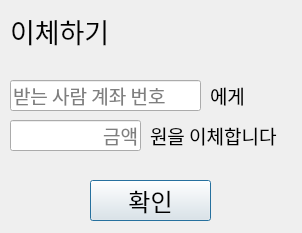
<?xml version="1.0" encoding="UTF-8"?>
<ui version="4.0">
 <class>Dialog</class>
 <widget class="QDialog" name="Dialog">
  <property name="geometry">
   <rect>
    <x>0</x>
    <y>0</y>
    <width>302</width>
    <height>233</height>
   </rect>
  </property>
  <property name="windowTitle">
   <string>Cocoa Bank Transfer</string>
  </property>
  <widget class="QLineEdit" name="txt_account">
   <property name="geometry">
    <rect>
     <x>10</x>
     <y>80</y>
     <width>191</width>
     <height>31</height>
    </rect>
   </property>
   <property name="font">
    <font>
     <family>Malgun Gothic</family>
     <pointsize>14</pointsize>
    </font>
   </property>
   <property name="inputMask">
    <string/>
   </property>
   <property name="text">
    <string/>
   </property>
   <property name="maxLength">
    <number>32767</number>
   </property>
   <property name="placeholderText">
    <string>받는 사람 계좌 번호</string>
   </property>
  </widget>
  <widget class="QLabel" name="label_title_2">
   <property name="geometry">
    <rect>
     <x>210</x>
     <y>80</y>
     <width>51</width>
     <height>31</height>
    </rect>
   </property>
   <property name="font">
    <font>
     <family>Malgun Gothic</family>
     <pointsize>14</pointsize>
    </font>
   </property>
   <property name="text">
    <string>에게 </string>
   </property>
   <property name="alignment">
    <set>Qt::AlignLeading|Qt::AlignLeft|Qt::AlignVCenter</set>
   </property>
  </widget>
  <widget class="QLabel" name="label_title_3">
   <property name="geometry">
    <rect>
     <x>150</x>
     <y>120</y>
     <width>151</width>
     <height>31</height>
    </rect>
   </property>
   <property name="font">
    <font>
     <family>Malgun Gothic</family>
     <pointsize>14</pointsize>
    </font>
   </property>
   <property name="text">
    <string>원을 이체합니다</string>
   </property>
   <property name="alignment">
    <set>Qt::AlignLeading|Qt::AlignLeft|Qt::AlignVCenter</set>
   </property>
  </widget>
  <widget class="QLineEdit" name="txt_amount">
   <property name="geometry">
    <rect>
     <x>10</x>
     <y>120</y>
     <width>131</width>
     <height>31</height>
    </rect>
   </property>
   <property name="font">
    <font>
     <family>Malgun Gothic</family>
     <pointsize>14</pointsize>
    </font>
   </property>
   <property name="inputMask">
    <string/>
   </property>
   <property name="text">
    <string/>
   </property>
   <property name="maxLength">
    <number>32767</number>
   </property>
   <property name="echoMode">
    <enum>QLineEdit::Normal</enum>
   </property>
   <property name="alignment">
    <set>Qt::AlignRight|Qt::AlignTrailing|Qt::AlignVCenter</set>
   </property>
   <property name="placeholderText">
    <string>금액</string>
   </property>
  </widget>
  <widget class="QPushButton" name="btn_transfer">
   <property name="geometry">
    <rect>
     <x>90</x>
     <y>180</y>
     <width>121</width>
     <height>41</height>
    </rect>
   </property>
   <property name="font">
    <font>
     <family>Malgun Gothic</family>
     <pointsize>18</pointsize>
    </font>
   </property>
   <property name="text">
    <string>확인</string>
   </property>
  </widget>
  <widget class="QLabel" name="label_title">
   <property name="geometry">
    <rect>
     <x>10</x>
     <y>10</y>
     <width>151</width>
     <height>41</height>
    </rect>
   </property>
   <property name="font">
    <font>
     <family>Malgun Gothic</family>
     <pointsize>20</pointsize>
    </font>
   </property>
   <property name="text">
    <string>이체하기</string>
   </property>
  </widget>
 </widget>
 <resources/>
 <connections/>
</ui>
